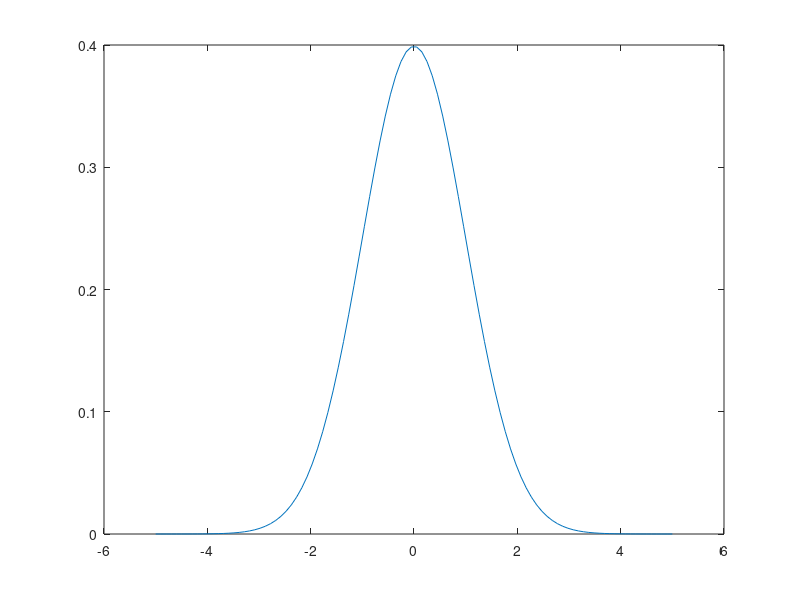

This chart was generated by the following MATLAB code: (Note: this script raises an error after producing the figure.)

% Data
f = @(x) 1/sqrt(2.*pi) .* exp(-((x.^2)./2));
integral(f, -5,5)
data = linspace(-5,5,100);
y = arrayfun(f,data);

% Plot data
plot(data,y);
hold on;
rectangleQuad(f,-5,5)

tests = linspace(-5,5,50);
tests2 = linspace(-5,5,500);

res50 = repeatedRectangle(f,-5,5,tests);
res500 = repeatedRectangle(f,-5,5,tests2);
fprintf('50 samples: %.6f\n500 samples: %.6f', res50,res500);